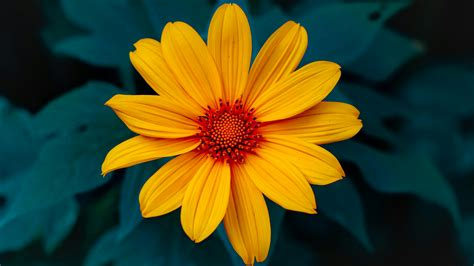
#> input picture simulator/assets/sample_images/sample.jpg, 474 x 266 px, found by its file name
$ jupyter execute code_walkthrough.ipynb   (older library calls are emulated)
#> lines starting #> are read from the running program, lines starting #| are printed output that depends on the picture; after the words box and inside, x2 and y2 are one past the last pixel; in counts of white or black regions, pixels touching at a corner belong together
# Annotated Code Walkthrough: Edge Detection Operators

This notebook demonstrates Sobel, Prewitt, Laplacian of Gaussian (LoG), and Canny edge detection. It shows the full image-processing pipeline, intermediate outputs, parameter sensitivity, and failure cases.

[cell 1]
import cv2
import numpy as np
import matplotlib.pyplot as plt
from pathlib import Path

plt.rcParams["figure.figsize"] = (8, 6)

def show_image(title, image, cmap="gray"):
    plt.figure()
    plt.imshow(image, cmap=cmap)
    plt.title(title)
    plt.axis("off")
    plt.show()

## 1. Load Image

The notebook first tries to load the same sample image used in the simulator. If it is missing, a synthetic image is created so the notebook still runs.

[cell 2]
sample_path = Path("assets/sample_images/sample.jpg")

if sample_path.exists():
    image_bgr = cv2.imread(str(sample_path))
#> image_bgr is the input picture: shape (266, 474, 3); mean B, G, R 32.7, 71.3, 71.4
    image_rgb = cv2.cvtColor(image_bgr, cv2.COLOR_BGR2RGB)
else:
    image_rgb = np.zeros( (400, 400, 3), dtype=np.uint8)
    cv2.rectangle(image_rgb, (50, 50), (180, 180), (255, 255, 255), -1)
    cv2.circle(image_rgb, (290, 120), 70, (180, 180, 180), -1)
    cv2.line(image_rgb, (60, 320), (340, 260), (255, 255, 255), 8)
    cv2.putText(image_rgb, "CV", (145, 330), cv2.FONT_HERSHEY_SIMPLEX, 2, (220, 220, 220), 5)

show_image("Original Image", image_rgb, cmap=None)

## 2. Convert to Grayscale

Edge detectors work mainly on intensity changes, so the RGB image is converted into grayscale before applying the operators.

[cell 3]
gray = cv2.cvtColor(image_rgb, cv2.COLOR_RGB2GRAY)
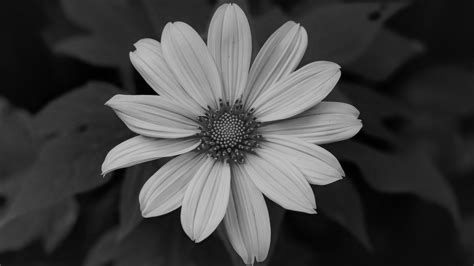
#> gray: shape (266, 474); min 0, max 198, mean 66.9
show_image("Grayscale Image", gray)

## 3. Noise and Gaussian Blur

Noise is added to demonstrate failure cases. Gaussian blur is used because smoothing reduces random fluctuations before edge detection.

[cell 4]
def add_noise(gray_image, noise_level=25):
#> called with noise_level = 25
    noise = np.random.normal(0, noise_level, gray_image.shape)
    noisy = gray_image.astype(np.float32) + noise
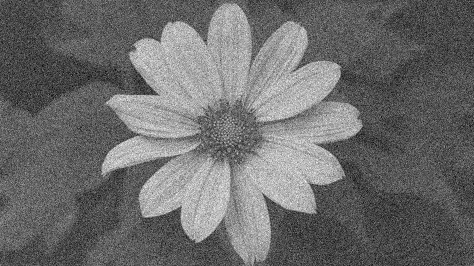
#> noisy: shape (266, 474) float64; min -91.82, max 280.7, mean 67; drawn with min black and max white
    return np.clip(noisy, 0, 255).astype(np.uint8)

noisy_gray = add_noise(gray, noise_level=25)
blurred_gray = cv2.GaussianBlur(noisy_gray, (5, 5), 0)

show_image("Noisy Grayscale Image", noisy_gray)
show_image("Blurred Noisy Image", blurred_gray)

## 4. Sobel Operator

Sobel is a first-order gradient method. It detects horizontal and vertical intensity changes using weighted kernels, which makes it slightly smoother than Prewitt.

[cell 5]
def apply_sobel(gray_image):
    gx = cv2.Sobel(gray_image, cv2.CV_64F, 1, 0, ksize=3)
    gy = cv2.Sobel(gray_image, cv2.CV_64F, 0, 1, ksize=3)
    magnitude = np.sqrt(gx**2 + gy**2)
    return cv2.normalize(magnitude, None, 0, 255, cv2.NORM_MINMAX).astype(np.uint8)

sobel_clean = apply_sobel(gray)
sobel_noisy = apply_sobel(noisy_gray)
#> in apply_sobel (call 2), `gx = cv2.Sobel(gray_image, cv2.CV_64F, 1, 0, ksize=3)`:
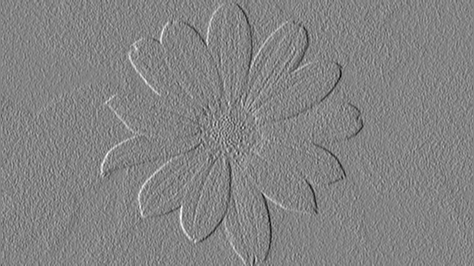
#> gx: shape (266, 474) float64; min -769, max 716, mean -0.2; drawn with min black and max white

show_image("Sobel on Clean Image", sobel_clean)
show_image("Sobel on Noisy Image", sobel_noisy)

## 5. Prewitt Operator

Prewitt is also a first-order gradient method, but it uses uniform weights. It is simple and fast, but usually more noise-sensitive than Sobel.

[cell 6]
def apply_prewitt(gray_image):
    kernel_x = np.array([[-1, 0, 1],
                         [-1, 0, 1],
                         [-1, 0, 1]])

    kernel_y = np.array([[1, 1, 1],
                         [0, 0, 0],
                         [-1, -1, -1]])

    gx = cv2.filter2D(gray_image, cv2.CV_64F, kernel_x)
    gy = cv2.filter2D(gray_image, cv2.CV_64F, kernel_y)

    magnitude = np.sqrt(gx**2 + gy**2)
    return cv2.normalize(magnitude, None, 0, 255, cv2.NORM_MINMAX).astype(np.uint8)

prewitt_clean = apply_prewitt(gray)
prewitt_noisy = apply_prewitt(noisy_gray)
#> in apply_prewitt (call 2), `gy = cv2.filter2D(gray_image, cv2.CV_64F, kernel_y)`:
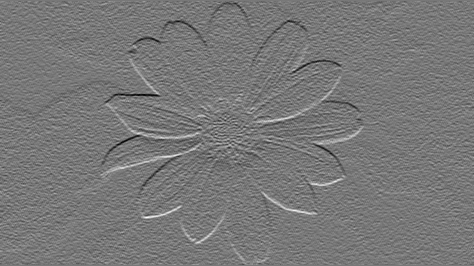
#> gy: shape (266, 474) float64; min -542, max 605, mean 0; drawn with min black and max white

show_image("Prewitt on Clean Image", prewitt_clean)
show_image("Prewitt on Noisy Image", prewitt_noisy)

## 6. Laplacian of Gaussian (LoG)

LoG first applies Gaussian smoothing and then uses the Laplacian second derivative. It can highlight contours but is sensitive to noise and may produce extra edges.

[cell 7]
def apply_log(gray_image, blur_kernel=5, threshold=20):
#> called with blur_kernel = 5, threshold = 20
    blurred = cv2.GaussianBlur(gray_image, (blur_kernel, blur_kernel), 0)
    log = cv2.Laplacian(blurred, cv2.CV_64F)
    log_abs = np.absolute(log)
    log_norm = cv2.normalize(log_abs, None, 0, 255, cv2.NORM_MINMAX).astype(np.uint8)
    _, log_binary = cv2.threshold(log_norm, threshold, 255, cv2.THRESH_BINARY)
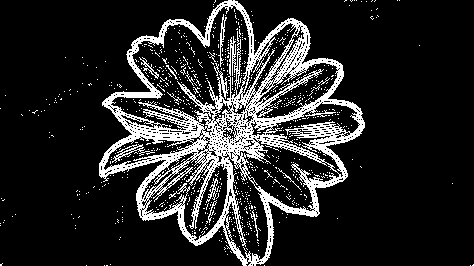
#> log_binary: shape (266, 474); 15.4% white in thin lines or dots
    return log_binary

log_clean = apply_log(gray)
log_noisy = apply_log(noisy_gray)
#> call 2 of apply_log, with blur_kernel = 5, threshold = 20
#> in apply_log (call 2), `log = cv2.Laplacian(blurred, cv2.CV_64F)`:
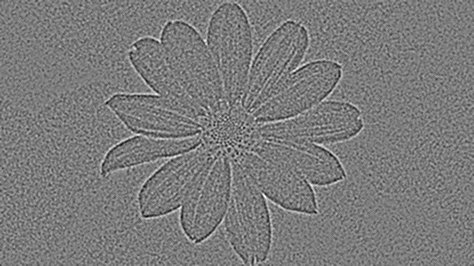
#> log: shape (266, 474) float64; min -53, max 56, mean 0; drawn with min black and max white
#> in apply_log (call 2), `log_abs = np.absolute(log)`:
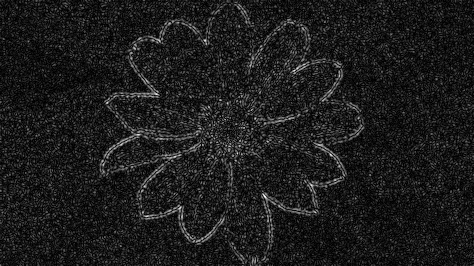
#> log_abs: shape (266, 474) float64; min 0, max 56, mean 6.3; drawn with min black and max white
#> in apply_log (call 2), `_, log_binary = cv2.threshold(log_norm, threshold, 255, cv2.THRESH_BIN..`:
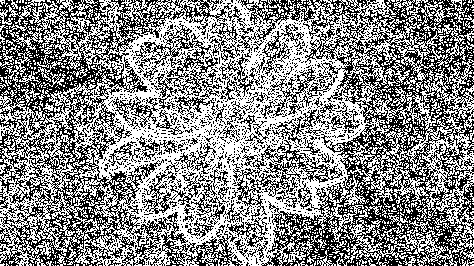
#> log_binary: shape (266, 474); 54% white; black in thin lines or dots

show_image("LoG on Clean Image", log_clean)
show_image("LoG on Noisy Image", log_noisy)

## 7. Canny Edge Detector

Canny is a multi-stage detector. It applies smoothing, gradient calculation, non-maximum suppression, double thresholding, and hysteresis tracking.

[cell 8]
def apply_canny(gray_image, blur_kernel=5, low=50, high=150):
#> called with blur_kernel = 5, low = 50, high = 150
    blurred = cv2.GaussianBlur(gray_image, (blur_kernel, blur_kernel), 0)
    return cv2.Canny(blurred, low, high)
#> returned value: shape (266, 474); 3.2% white in thin lines or dots, all inside (x1, y1, x2, y2) = (101, 3, 363, 266)

canny_clean = apply_canny(gray)
canny_noisy = apply_canny(noisy_gray)
#> call 2 of apply_canny, with blur_kernel = 5, low = 50, high = 150
#> in apply_canny (call 2), `return cv2.Canny(blurred, low, high)`:
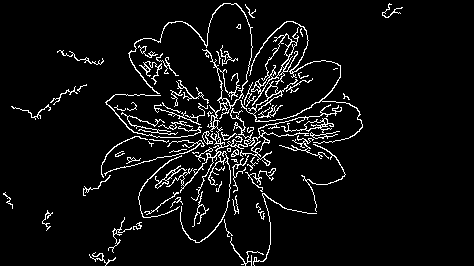
#> returned value: shape (266, 474); 5.9% white in thin lines or dots, all inside (x1, y1, x2, y2) = (3, 3, 403, 266)

show_image("Canny on Clean Image", canny_clean)
show_image("Canny on Noisy Image", canny_noisy)

## 8. Side-by-Side Comparison

The four methods are compared on the same clean image to show their output differences clearly.

[cell 9]
methods = [
    ("Sobel", sobel_clean),
    ("Prewitt", prewitt_clean),
    ("LoG", log_clean),
    ("Canny", canny_clean),
]

plt.figure(figsize=(14, 4))

for i, (title, output) in enumerate(methods, start=1):
    plt.subplot(1, 4, i)
    plt.imshow(output, cmap="gray")
    plt.title(title)
    plt.axis("off")
#> this loop made 4 passes
#> title on passes 1 to 4: 'Sobel', 'Prewitt', 'LoG', 'Canny'

plt.tight_layout()
plt.show()

## 9. Parameter Sensitivity

Changing Canny thresholds changes how many edges are accepted. Lower thresholds keep more weak edges, while higher thresholds produce stricter outputs.

[cell 10]
threshold_settings = [(25, 75), (50, 150), (100, 200)]

plt.figure(figsize=(12, 4))

for i, (low, high) in enumerate(threshold_settings, start=1):
    edges = apply_canny(noisy_gray, blur_kernel=5, low=low, high=high)
    plt.subplot(1, 3, i)
    plt.imshow(edges, cmap="gray")
    plt.title(f"Canny: low={low}, high={high}")
    plt.axis("off")
#> this loop made 3 passes
#> pass 3, `edges = apply_canny(noisy_gray, blur_kernel=5, low=low, high=high)`:
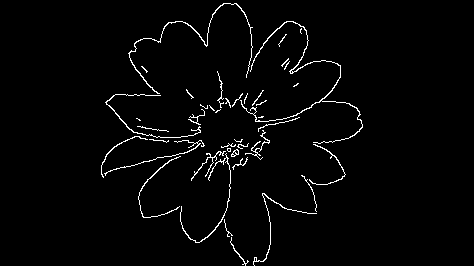
#> edges: shape (266, 474); 2.3% white in thin lines or dots, all inside (x1, y1, x2, y2) = (101, 3, 363, 266)

plt.tight_layout()
plt.show()
